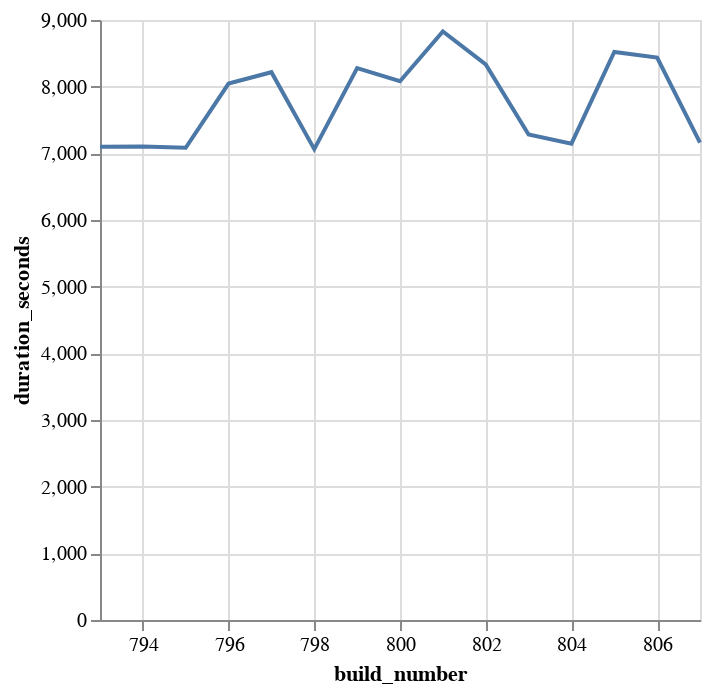

The cell this chart's notebook holds for it:
### Code cell
alt.Chart(section_df).mark_line().encode(
    x='build_number',
    y='duration_seconds'
)

### Figure 1 — Vega-Lite specification as saved in the notebook (floating-point values rounded to 4 significant figures)
{"config": {"view": {"continuousWidth": 300, "continuousHeight": 300}}, "data": {"name": "data-0f7558a661dcc7a81cac7f060ec5f91e"}, "mark": {"type": "line"}, "encoding": {"x": {"field": "build_number", "type": "quantitative"}, "y": {"field": "duration_seconds", "type": "quantitative"}}, "$schema": "https://vega.github.io/schema/vega-lite/v5.17.0.json", "datasets": {"data-0f7558a661dcc7a81cac7f060ec5f91e": [{"job_name": "Rci__nightly-release_ubuntu_jammy_amd64", "build_number": 806, "section_name": "build workspace in isolation", "section_type": "subsection", "start_time": "01:16:55.790000", "end_time": "03:37:31.258000", "duration_seconds": 8435.0}, {"job_name": "Rci__nightly-release_ubuntu_jammy_amd64", "build_number": 799, "section_name": "build workspace in isolation", "section_type": "subsection", "start_time": "01:15:59.955000", "end_time": "03:33:58.856000", "duration_seconds": 8279.0}, {"job_name": "Rci__nightly-release_ubuntu_jammy_amd64", "build_number": 802, "section_name": "build workspace in isolation", "section_type": "subsection", "start_time": "01:15:15.057000", "end_time": "03:34:08.943000", "duration_seconds": 8334.0}, {"job_name": "Rci__nightly-release_ubuntu_jammy_amd64", "build_number": 805, "section_name": "build workspace in isolation", "section_type": "subsection", "start_time": "01:16:22.289000", "end_time": "03:38:23.898000", "duration_seconds": 8522.0}, {"job_name": "Rci__nightly-release_ubuntu_jammy_amd64", "build_number": 800, "section_name": "build workspace in isolation", "section_type": "subsection", "start_time": "01:11:12.210000", "end_time": "03:25:53.905000", "duration_seconds": 8082.0}, {"job_name": "Rci__nightly-release_ubuntu_jammy_amd64", "build_number": 804, "section_name": "build workspace in isolation", "section_type": "subsection", "start_time": "01:01:31.902000", "end_time": "03:00:37.838000", "duration_seconds": 7146.0}, {"job_name": "Rci__nightly-release_ubuntu_jammy_amd64", "build_number": 797, "section_name": "build workspace in isolation", "section_type": "subsection", "start_time": "01:12:34.868000", "end_time": "03:29:31.837000", "duration_seconds": 8217.0}, {"job_name": "Rci__nightly-release_ubuntu_jammy_amd64", "build_number": 793, "section_name": "build workspace in isolation", "section_type": "subsection", "start_time": "01:01:04.735000", "end_time": "02:59:24.085000", "duration_seconds": 7099.0}, {"job_name": "Rci__nightly-release_ubuntu_jammy_amd64", "build_number": 796, "section_name": "build workspace in isolation", "section_type": "subsection", "start_time": "01:16:42.671000", "end_time": "03:30:49.730000", "duration_seconds": 8047.0}, {"job_name": "Rci__nightly-release_ubuntu_jammy_amd64", "build_number": 807, "section_name": "build workspace in isolation", "section_type": "subsection", "start_time": "01:01:40.891000", "end_time": "03:01:01.629000", "duration_seconds": 7161.0}, {"job_name": "Rci__nightly-release_ubuntu_jammy_amd64", "build_number": 801, "section_name": "build workspace in isolation", "section_type": "subsection", "start_time": "01:21:00.313000", "end_time": "03:48:09.187000", "duration_seconds": 8829.0}, {"job_name": "Rci__nightly-release_ubuntu_jammy_amd64", "build_number": 803, "section_name": "build workspace in isolation", "section_type": "subsection", "start_time": "01:07:48.848000", "end_time": "03:09:11.205000", "duration_seconds": 7282.0}, {"job_name": "Rci__nightly-release_ubuntu_jammy_amd64", "build_number": 795, "section_name": "build workspace in isolation", "section_type": "subsection", "start_time": "01:07:18.682000", "end_time": "03:05:21.377000", "duration_seconds": 7083.0}, {"job_name": "Rci__nightly-release_ubuntu_jammy_amd64", "build_number": 794, "section_name": "build workspace in isolation", "section_type": "subsection", "start_time": "01:05:55.373000", "end_time": "03:04:18.477000", "duration_seconds": 7103.0}, {"job_name": "Rci__nightly-release_ubuntu_jammy_amd64", "build_number": 798, "section_name": "build workspace in isolation", "section_type": "subsection", "start_time": "01:05:30.717000", "end_time": "03:03:14.126000", "duration_seconds": 7063.0}]}}
